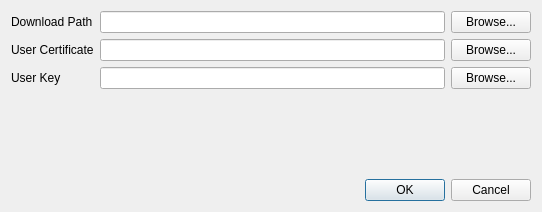
<?xml version="1.0" encoding="UTF-8"?>
<ui version="4.0">
 <class>SettingsDialog</class>
 <widget class="QDialog" name="SettingsDialog">
  <property name="geometry">
   <rect>
    <x>0</x>
    <y>0</y>
    <width>542</width>
    <height>212</height>
   </rect>
  </property>
  <property name="windowTitle">
   <string>Settings</string>
  </property>
  <layout class="QVBoxLayout" name="verticalLayout">
   <item>
    <layout class="QGridLayout" name="gridLayout">
     <item row="0" column="0">
      <widget class="QLabel" name="label_3">
       <property name="text">
        <string>Download Path</string>
       </property>
      </widget>
     </item>
     <item row="1" column="1">
      <widget class="QLineEdit" name="lineEdit_user_certificate"/>
     </item>
     <item row="2" column="0">
      <widget class="QLabel" name="label_2">
       <property name="text">
        <string>User Key</string>
       </property>
      </widget>
     </item>
     <item row="0" column="1">
      <widget class="QLineEdit" name="lineEdit_download_path"/>
     </item>
     <item row="1" column="0">
      <widget class="QLabel" name="label">
       <property name="text">
        <string>User Certificate</string>
       </property>
      </widget>
     </item>
     <item row="0" column="2">
      <widget class="QPushButton" name="pushButton_3">
       <property name="text">
        <string>Browse...</string>
       </property>
      </widget>
     </item>
     <item row="2" column="2">
      <widget class="QPushButton" name="pushButton_2">
       <property name="text">
        <string>Browse...</string>
       </property>
      </widget>
     </item>
     <item row="2" column="1">
      <widget class="QLineEdit" name="lineEdit_user_key"/>
     </item>
     <item row="1" column="2">
      <widget class="QPushButton" name="pushButton">
       <property name="text">
        <string>Browse...</string>
       </property>
      </widget>
     </item>
    </layout>
   </item>
   <item>
    <spacer name="verticalSpacer">
     <property name="orientation">
      <enum>Qt::Vertical</enum>
     </property>
     <property name="sizeHint" stdset="0">
      <size>
       <width>20</width>
       <height>40</height>
      </size>
     </property>
    </spacer>
   </item>
   <item>
    <widget class="QDialogButtonBox" name="buttonBox">
     <property name="orientation">
      <enum>Qt::Horizontal</enum>
     </property>
     <property name="standardButtons">
      <set>QDialogButtonBox::Cancel|QDialogButtonBox::Ok</set>
     </property>
     <property name="centerButtons">
      <bool>false</bool>
     </property>
    </widget>
   </item>
  </layout>
 </widget>
 <resources/>
 <connections>
  <connection>
   <sender>buttonBox</sender>
   <signal>accepted()</signal>
   <receiver>SettingsDialog</receiver>
   <slot>accept()</slot>
   <hints>
    <hint type="sourcelabel">
     <x>248</x>
     <y>254</y>
    </hint>
    <hint type="destinationlabel">
     <x>157</x>
     <y>274</y>
    </hint>
   </hints>
  </connection>
  <connection>
   <sender>buttonBox</sender>
   <signal>rejected()</signal>
   <receiver>SettingsDialog</receiver>
   <slot>reject()</slot>
   <hints>
    <hint type="sourcelabel">
     <x>316</x>
     <y>260</y>
    </hint>
    <hint type="destinationlabel">
     <x>286</x>
     <y>274</y>
    </hint>
   </hints>
  </connection>
 </connections>
</ui>
